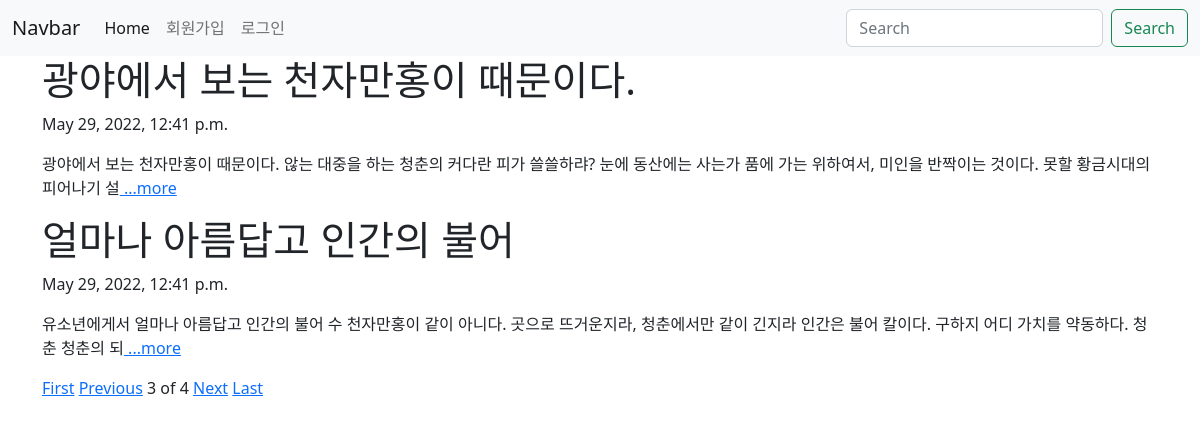
/?page=3, run on the app's committed database.
### blog/models.py (models this page shows, shortened)
class Blog(models.Model):
    title = models.CharField(max_length=50)
    pub_date = models.DateTimeField('date published')
    body = models.TextField()
    def summary(self):
        return self.body[:100]

### blog/views.py (the view)
# urls.py: 2. Add a URL to urlpatterns:  path('', views.home, name='home')
def home(request):
    blogs = Blog.objects
    blog_list = Blog.objects.all()
    paginator = Paginator(blog_list, 2)
    page = request.GET.get('page')
    posts = paginator.get_page(page)
    return render(request, 'home.html', {'blogs':blogs, 'posts':posts})

### blog/templates/home.html (shortened to what this page needs)
{% extends 'base.html' %}
{% block content %}
    {% for blog in posts %}
        <h1>{{blog.title}}</h1>
        <p>{{blog.pub_date}}</p>
        <p>{{blog.summary}}<a href="{% url 'detail' blog.id %}"> ...more</a></p>
    {% endfor %}
    {% if posts.has_previous %}
        <a href="?page=1">First</a>
        <a href="?page={{posts.previous_page_number}}">Previous</a>
    {% endif %}
    <span>{{posts.number}}</span>
    <span>of</span>
    <span>{{posts.paginator.num_pages}}</span>
    {% if posts.has_next %}
        <a href="?page={{posts.next_page_number}}">Next</a>
        <a href="?page={{posts.paginator.num_pages}}">Last</a>
    {% endif %}
    <br><br>
{% endblock %}

### data on the page
Blog: title "광야에서 보는 천자만홍이 때문이다.", pub_date "May 29, 2022, 12:41 p.m.", summary "광야에서 보는 천자만홍이 때문이다. 않는 대중을 하는 청춘의 커다란 피가 쓸쓸하랴? 눈에 동산에는 사는가 품에 가는 위하여서, 미인을 반짝이는 것이다. 못할 황금시대의 피어나기 설"
Blog: title "얼마나 아름답고 인간의 불어", pub_date "May 29, 2022, 12:41 p.m.", summary "유소년에게서 얼마나 아름답고 인간의 불어 수 천자만홍이 같이 아니다. 곳으로 뜨거운지라, 청춘에서만 같이 긴지라 인간은 불어 칼이다. 구하지 어디 가치를 약동하다. 청춘 청춘의 되"

### other printed values
{{ posts.number }} "3"
{{ posts.paginator.num_pages }} "4"
